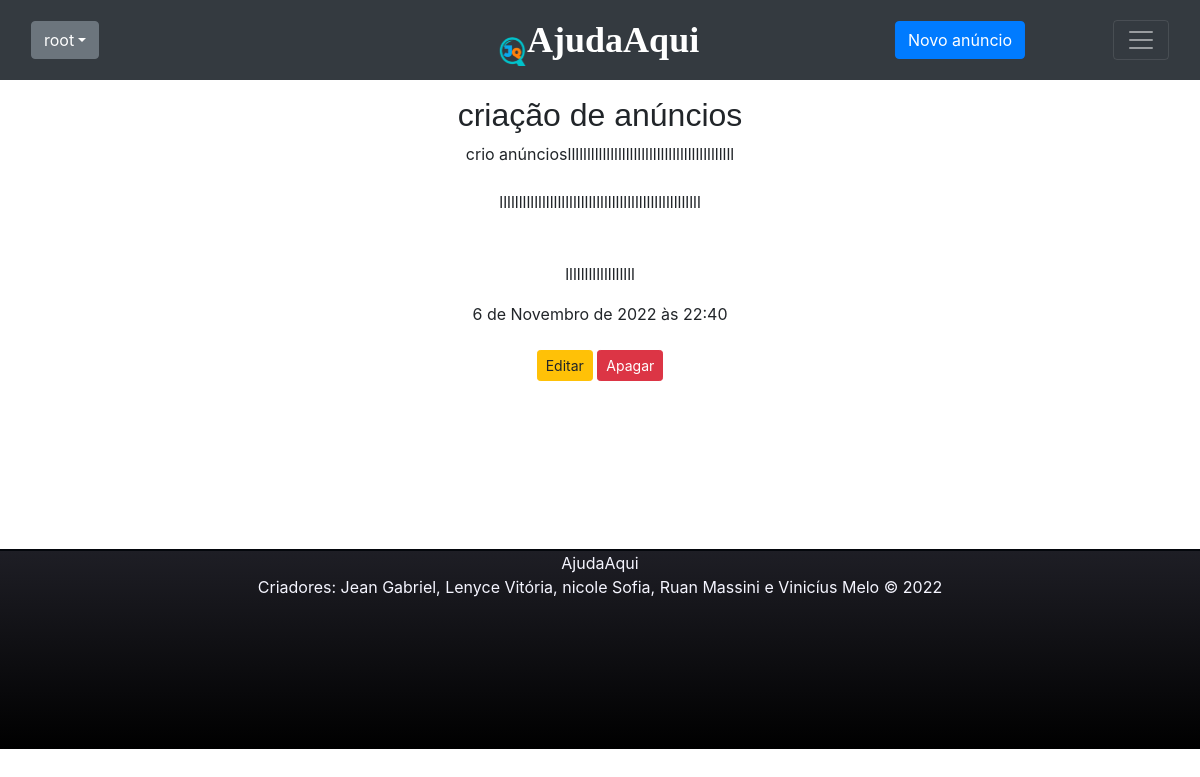
Screenshot of /anuncio/5/ (signed in) with the database file from the repository.
### anuncio/models.py (models this page shows, shortened)
class Anuncio(models.Model):
    autor = models.ForeignKey(User,  on_delete=models.CASCADE)
    tipoSv = models.CharField(max_length=200, verbose_name='Tipo de Serviço:')
    descSv = models.TextField(verbose_name='Descrição:')
    data_publicacao = models.DateTimeField(auto_now_add=True)
    email = models.EmailField(verbose_name='Email:')
    endereco = models.CharField(max_length=50, verbose_name='Endereço:')
    telefone = models.CharField(max_length=20, verbose_name='Telefone:')

### anuncio/views.py (the view)
# urls.py: path('anuncio/<int:pk>/', views.AnuncioDetail.as_view(), name='anuncioDetail'),
class AnuncioDetail(GroupRequiredMixin, LoginRequiredMixin, DetailView):
    login_url = reverse_lazy('login')
    group_required = [u"Admin", u"User"]
    model = Anuncio

### anuncio/templates/anuncio/anuncio_detail.html (shortened to what this page needs)
{% extends "anuncio/base.html" %}
{% block content %}
<br>
   {% if request.user.is_authenticated %}
        <div class="col-md-5 mx-auto">
            {% if anuncio.data_publicacao %}
                <h2 style="text-align: center">{{ anuncio.tipoSv }}</h2>
                <p style="text-align: center">{{ anuncio.descSv|linebreaksbr }}</p>
                <div class="data" style="text-align: center">
                    {{ anuncio.data_publicacao}}
                </div>
            {% endif %}
            <br>
            <div class="alhinhar" style="text-align: center">
                <a class="btn btn-warning btn-sm" href="{% url 'anuncio:anuncioEdit' pk=anuncio.id %}">Editar</a>
                <a class="btn btn-danger btn-sm" href="{% url 'anuncio:anuncioDelete' pk=anuncio.id %}">Apagar</a>
             </div>
        </div>
    {% endif %}
    <br>
    <br>
    <br>
    <br>
    <br>
    <br>
    <br>
{% endblock %}

### anuncio/templates/anuncio/base.html (shortened to what this page needs)
<!DOCTYPE html>
{% load static %}
<html lang="pt-br">
<head>
    <link href="https://cdn.jsdelivr.net/npm/bootstrap@5.2.2/dist/css/bootstrap.min.css" rel="stylesheet"
>
    <link rel="stylesheet" href="https://cdn.jsdelivr.net/npm/bootstrap@4.6.2/dist/css/bootstrap.min.css"
>
    <link rel="stylesheet" href="{% static 'css/anuncio.css' %}">
</head>
<body>
    {% if request.user.is_authenticated %}
    <nav class="navbar navbar-dark bg-dark fixed-top">
        <div class="container-fluid">
            <div class="dropdown">
                <a class="btn btn-secondary dropdown-toggle" href="#" role="button" data-bs-toggle="dropdown"
                    aria-expanded="false">{{ request.user }}</a>
            </div>
            {% endif %}
            {% if request.user.is_authenticated %}
            <a class="navbar-brand" href="/" style="color:rgb(255, 255, 255)">
                <img src="{% static 'img/ajuda.png' %}" alt="Logo" width="30" height="32"
                    class="d-inline-block align-text-top"><strong
                    style="font-size: 36px; font-family: Lucida Sans;">AjudaAqui</strong></a>
            <div class="centralizar">
                <a href="{% url 'anuncio:anuncioCreate' %}" class="btn btn-primary">Novo anúncio</a>
            </div>
            <button class="navbar-toggler" type="button" data-bs-toggle="offcanvas"
                data-bs-target="#offcanvasDarkNavbar" aria-controls="offcanvasDarkNavbar">
                <span class="navbar-toggler-icon"></span>
            </button>
        </div>
    </nav>
    {% endif %}
    <br>
    <br>
    <br>
    <div class="meio">
        {% block content %}
        {% endblock %}
    </div>
    {% if request.user.is_authenticated %}
    <div class="rodape">
        <footer>
            <p>AjudaAqui<br>Criadores: Jean Gabriel, Lenyce Vitória, nicole Sofia, Ruan Massini e Vinicíus Melo &copy; 2022</p>
        </footer>
    </div>
    {% endif %}
</body>
</html>

### anuncio/static/CSS/anuncio.css (style rules this page uses)
h1, h2, h3, h4 { font-family: Arial; }
.navbar-brand { font-family: 'Times New Roman' }
.centralizar { position:absolute; top:50%; left:80%; transform: translate(-50%, -50%); }
.rodape { background-image: linear-gradient(to bottom, rgb(30, 30, 37), black); height: 200px; border-top: 2px solid rgb(4, 7, 12); }
footer p { color: #f5f5ff; text-align: center; top: 500%; position: relative; }

### rows the page displays
Anuncio: tipoSv "criação de anúncios", descSv "crio anúncioslllllllllllllllllllllllllllllllllllllllllll llllllllllllllllllllllllllllllllllllllllllllllllllll llllllllllllllllll", data_publicacao "6 de Novembro de 2022 às 22:40"

### other values shown
{{ request.user }} "root"
